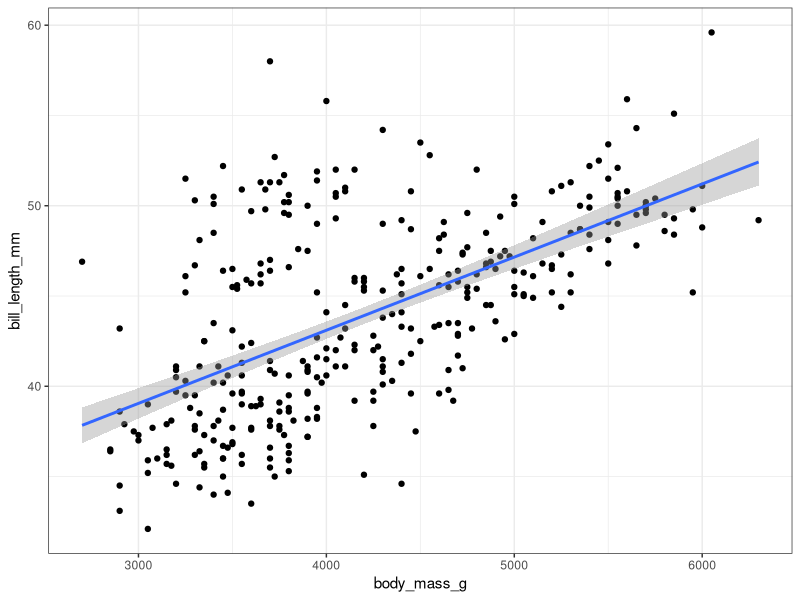
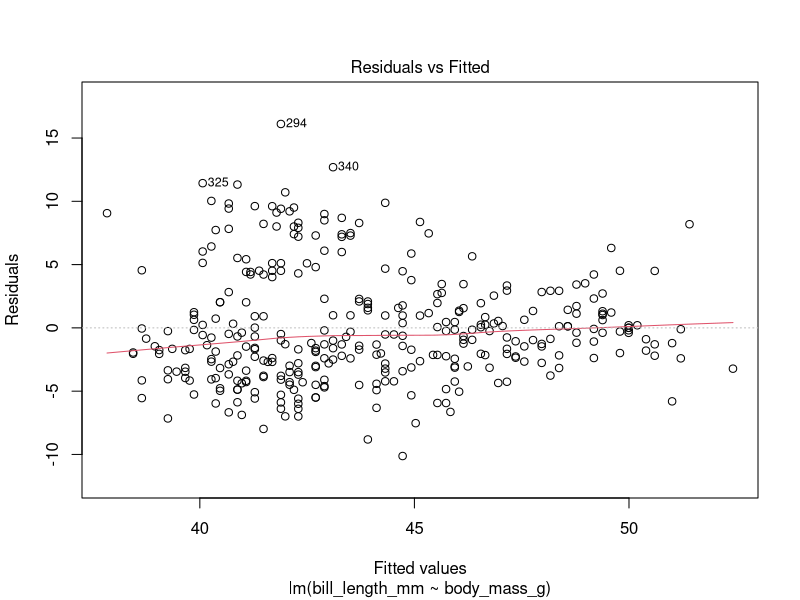
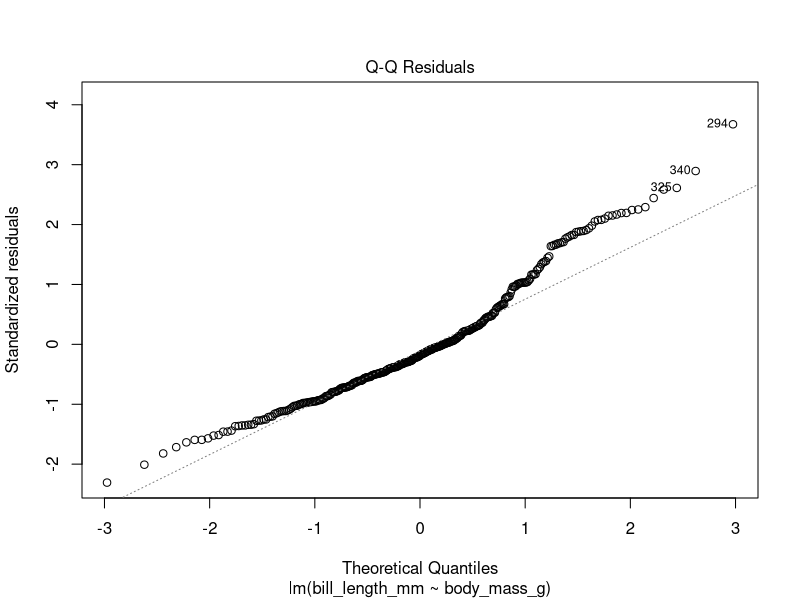
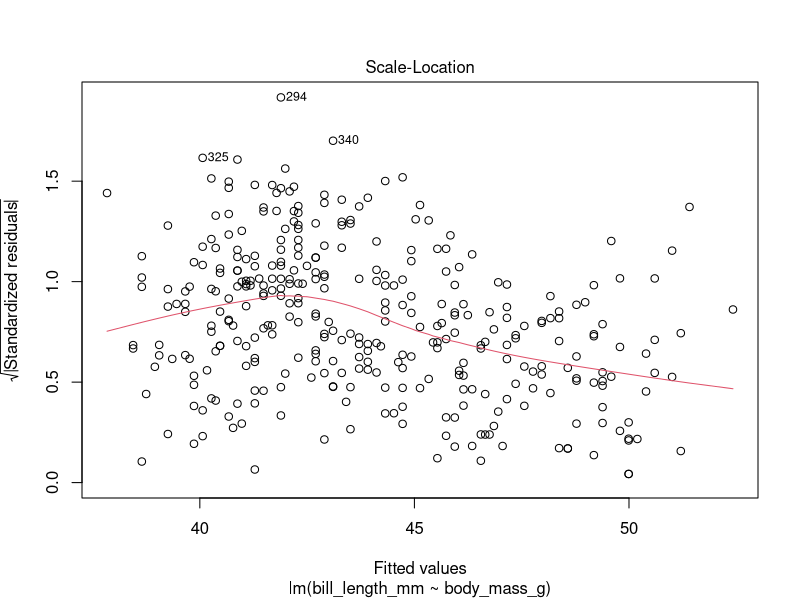
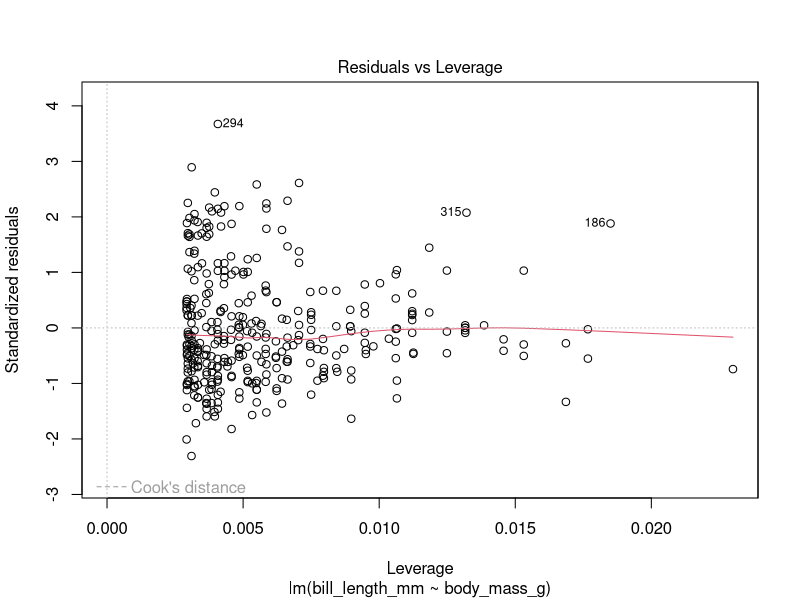
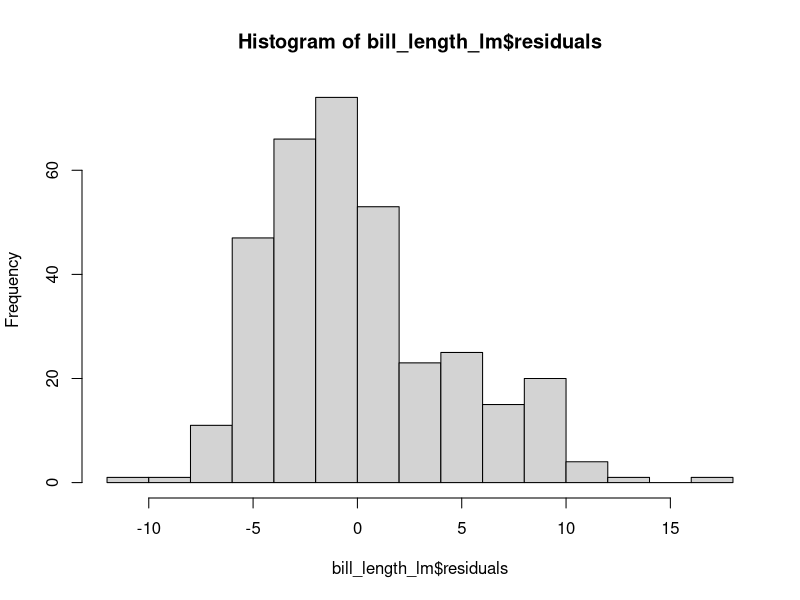
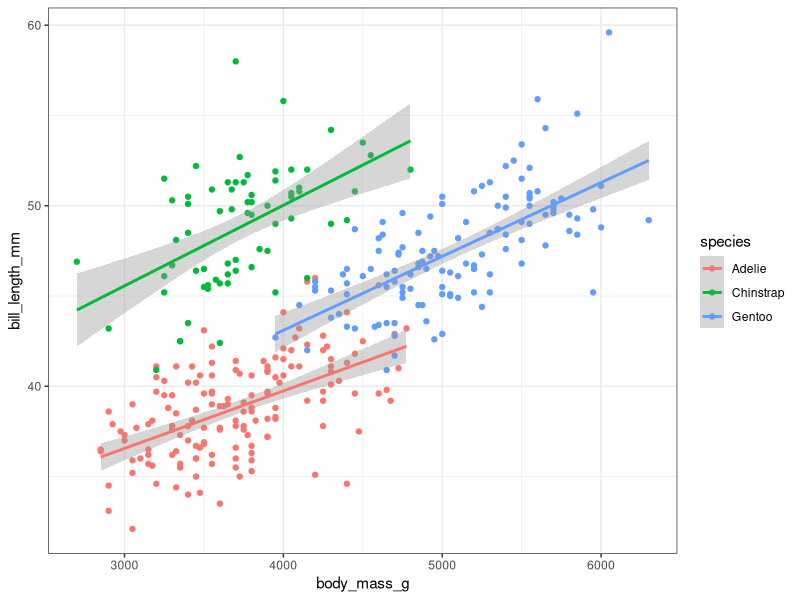
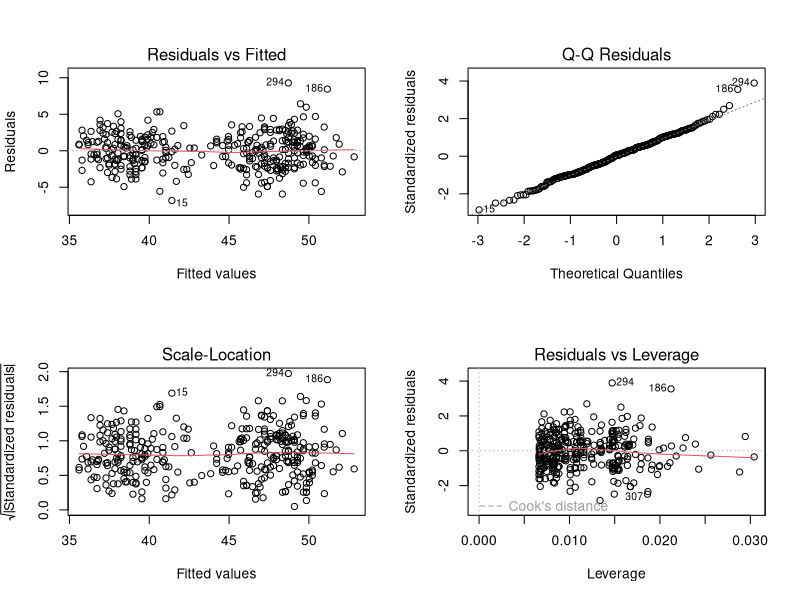

The R source for these figures, in order:
## ---- chunk 1
library(tidyverse)
library(palmerpenguins)
theme_set(
  theme_bw() + theme(plot.title = element_text(hjust = 0.5))
)
## ---- chunk 2
#| output-location: column
## Does bill length depend on body mass?
## Plot the predictor (body mass) on `x`
## The response (bill_length) goes on `y`
penguins |>
  ggplot(
    aes(body_mass_g, bill_length_mm)
  ) +
  geom_point() +
  geom_smooth(method = "lm")
## ---- chunk 3
#| results: markup
## Fit a linear regression model and save the output as an R object
bill_length_lm <- lm(bill_length_mm ~ body_mass_g, data = penguins)
bill_length_lm
## ---- chunk 4
#| results: markup
## Use `summary` to view and interpret the fitted model
summary(bill_length_lm)
## ---- chunk 5
#| echo: false
plot(bill_length_lm, which = 1)
## ---- chunk 6
#| echo: false
plot(bill_length_lm, which = 2)
## ---- chunk 7
#| echo: false
plot(bill_length_lm, which = 3)
## ---- chunk 8
#| echo: false
plot(bill_length_lm, which = 5)
## ---- chunk 9
class(bill_length_lm)
## ---- chunk 10
#| results: hide
## Inspect the actual object
glimpse(bill_length_lm)
## ---- chunk 11
#| output-location: column
## Plot a histogram of the residuals
hist(bill_length_lm$residuals)
## ---- chunk 12
#| results: markup
shapiro.test(bill_length_lm$residuals)
## ---- chunk 13
#| output-location: column
## Does bill length depend on body mass?
## Plot the predictor (body mass) on `x`
## The response (bill_length) goes on `y`
## Does each species need it's own model
penguins |>
  ggplot(
    aes(
      body_mass_g, bill_length_mm, 
      colour = species
    )
  ) +
  geom_point() +
  geom_smooth(method = "lm")
## ---- chunk 14
#| results: markup
## Include the species in the model
## NB: This will fit a separate intercept for each species
bill_length_sp_lm <- lm(bill_length_mm ~ species + body_mass_g, data = penguins) 
summary(bill_length_sp_lm)
## ---- chunk 15
#| output-location: column
#| fig-show: hold
## Check the residuals after 
## including a separate intercept
## for species
par(mfrow = c(2, 2))
plot(bill_length_sp_lm)
par(mfrow = c(1, 1))
## ---- chunk 16
#| fig-show: hide
#| results: markup
## Check the histogram of residuals
hist(bill_length_sp_lm$residuals, breaks = 20)
## Perform the Shapiro-Wilk test for Normality
shapiro.test(bill_length_sp_lm$residuals)
## ---- chunk 17
#| echo: false
#| results: markup
summary(bill_length_sp_lm)$coef
## ---- chunk 18
#| results: markup
levels(penguins$species)
## ---- chunk 19
#| echo: false
#| results: markup
summary(bill_length_sp_lm)$coef
## ---- chunk 20
bill_length_int_lm <- lm(
  bill_length_mm ~ species + body_mass_g + species:body_mass_g, 
  data = penguins
) 
summary(bill_length_int_lm)
## ---- chunk 21
y <- penguins$bill_length_mm[!is.na(penguins$body_mass_g)]
X <- model.matrix(~ species + body_mass_g + species:body_mass_g, data = penguins)
## ---- chunk 22
#| results: markup
head(X)
## ---- chunk 23
#| results: markup
## No need to save this, I'm just demonstrating a point
## The inverse of a matrix is found using `solve()`
## Matrix multiplication is performed using %*%
## The transpose of a matrix is found using `t()`
beta_hat <- solve(t(X) %*% X) %*% t(X) %*% y
cbind(beta_hat, coef(bill_length_int_lm))
## ---- chunk 24
#| output-location: column
#| fig-show: hold
## Check the residuals after 
## including a separate intercept
## and slope for species
par(mfrow = c(2, 2))
plot(bill_length_int_lm)
par(mfrow = c(1, 1))
## ---- chunk 25
## Run a separate ANOVA on each model
anova(bill_length_lm)
anova(bill_length_sp_lm)
anova(bill_length_int_lm)
## ---- chunk 26
## Compare the models using ANOVA
## If a model is a significant improvement, the p-value from the 
## F test will be clearly significant
anova(
  bill_length_lm,
  bill_length_sp_lm,
  bill_length_int_lm
)
## ---- chunk 27
## Refit the model with an interaction term using the shorthand code
bill_length_int_lm <- lm(
  bill_length_mm ~ species * body_mass_g, data = penguins
)
summary(bill_length_int_lm)
## ---- chunk 28
step(bill_length_int_lm)
## ---- chunk 29
## Extract the coefficients directly from the linear model
bill_length_sp_lm$coefficients
## ---- chunk 30
## Extract the coefficients from the summary object
summary(bill_length_sp_lm)$coefficients
## ---- chunk 31
## Check the class of the output from summary
summary(bill_length_sp_lm) |> class()
## Prove conclusively that it is really a list
## with a class attribute stuck on it
summary(bill_length_sp_lm) |> is.list()
## See what attributes it has
summary(bill_length_sp_lm) |> attributes()
## Check the full details
summary(bill_length_sp_lm) |> glimpse()
## ---- chunk 32
bill_length_sp_lm |> broom::tidy()
## ---- chunk 33
bill_length_sp_lm |> 
  broom::tidy() |>
  mutate(
    stars = case_when(
      p.value < 0.001 ~ "***",
      p.value < 0.01 ~ "**",
      p.value < 0.05 ~ "*",
      p.value < 0.1 ~ ".",
      TRUE ~ ""
    )
  )
## ---- chunk 34
penguins |>
  ## Piped data can be recalled using `_`
  lm( bill_length_mm ~ species * body_mass_g, data = _) |> 
  step() |> # Fit the best model using the AIC
  broom::tidy() |> # Turn the output into a tibble & add stars
  mutate(
    stars = case_when(
      p.value < 0.001 ~ "***",
      p.value < 0.01 ~ "**",
      p.value < 0.05 ~ "*",
      p.value < 0.1 ~ ".",
      TRUE ~ ""
    )
  )
## ---- chunk 35
par(mfrow = c(1, 2))
plot(
  bill_length_sp_lm, which = c(1, 3),
  caption = list(
    "Separate Intercepts: Residuals vs Fitted", NULL,
    "Separate Intercepts: Scale-Location"
  )
)
par(mfrow = c(1, 1))
## ---- chunk 36
broken_lm <- bill_length_sp_lm
class(broken_lm) <- "htest"
broken_lm
## ---- chunk 37
## Create some new penguins
new_penguins <- tibble(
  species = c("Adelie", "Gentoo"), 
  body_mass_g = 4500
)
## Predict their mean bill length
predict(bill_length_sp_lm, newdata = new_penguins, interval = "confidence")
## Predict the range a new observation may lie in
predict(bill_length_sp_lm, newdata = new_penguins, interval = "prediction")
## ---- chunk 38
## Predict their mean bill length, but include the original data
new_penguins |>
  bind_cols(
    predict(bill_length_sp_lm, newdata = new_penguins, interval = "confidence")
  )
## ---- chunk 39
## Use broom:tidy to find confidence intervals for coefficients
bill_length_sp_lm |>
  broom::tidy(conf.int = TRUE) 
## ---- chunk 40
#| output-location: column
tibble(
  fitted= fitted(bill_length_sp_lm), 
  residuals = resid(bill_length_sp_lm)
) |> 
  ggplot(aes(fitted, residuals)) + 
  geom_point() + 
  geom_smooth(
    se = FALSE, colour = 'red', 
    linewidth = 0.5
    ) +
  ggtitle("Residuals vs Fitted") +
  labs(
    x = "Fitted Values", y = "Residuals"
  ) 
## ---- chunk 41
#| output-location: column
tibble(
  residuals = rstandard(bill_length_sp_lm)
) |> 
  ggplot(aes(sample = residuals)) + 
  geom_qq() +
  geom_qq_line() +
  ggtitle("Q-Q Residuals") +
  labs(
    x = "Theoretical Quantiles", 
    y = "Standardized Residuals"
  ) 
